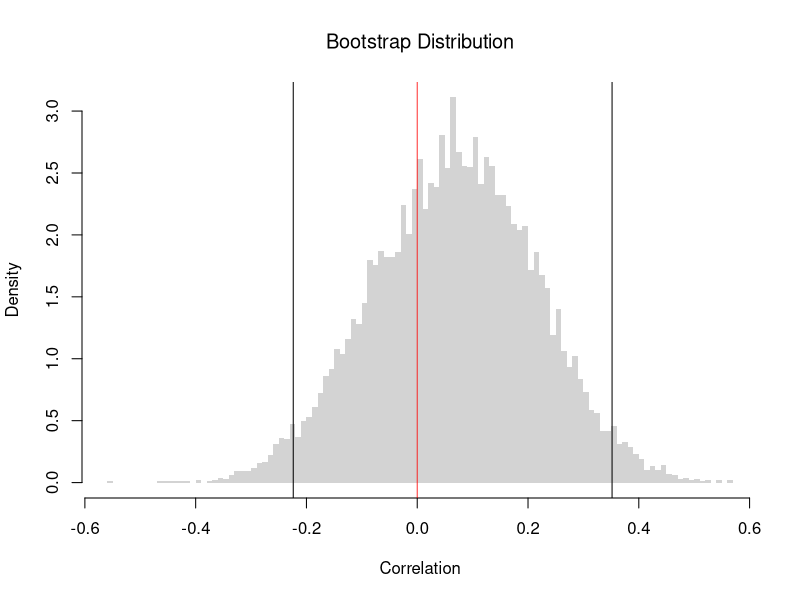
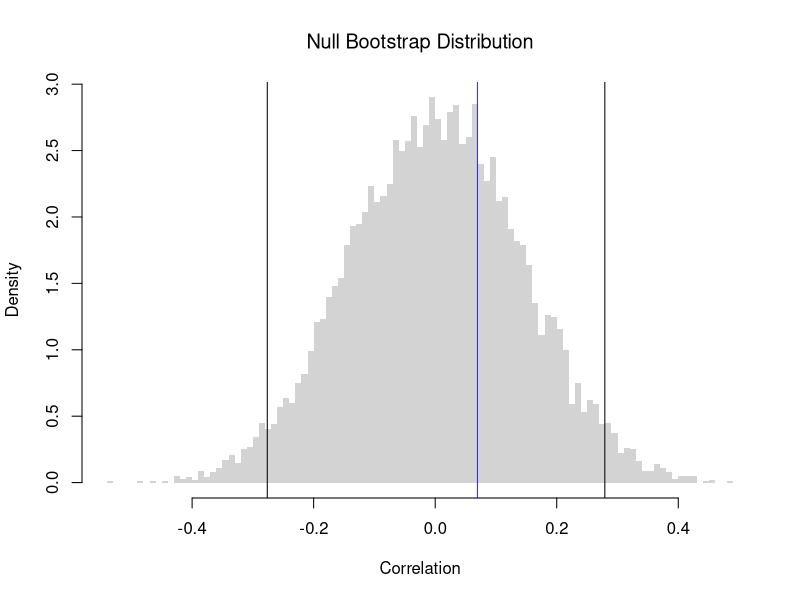
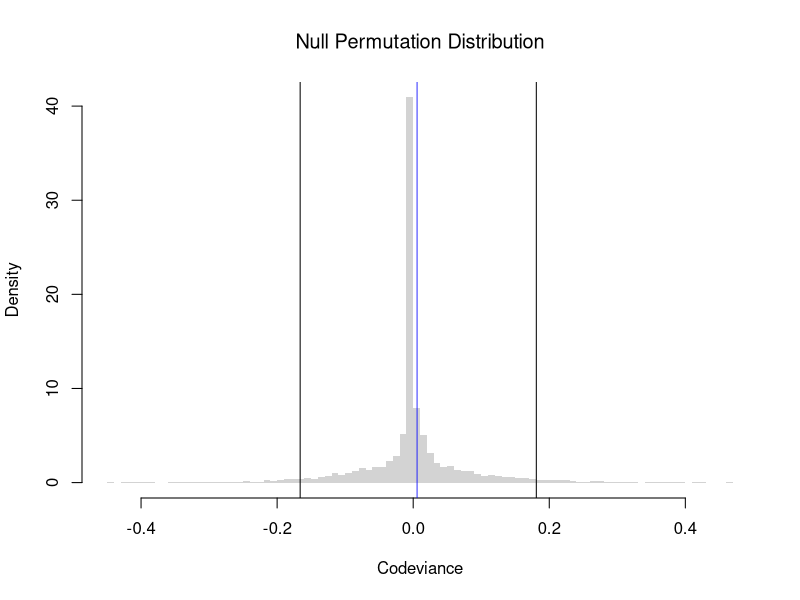
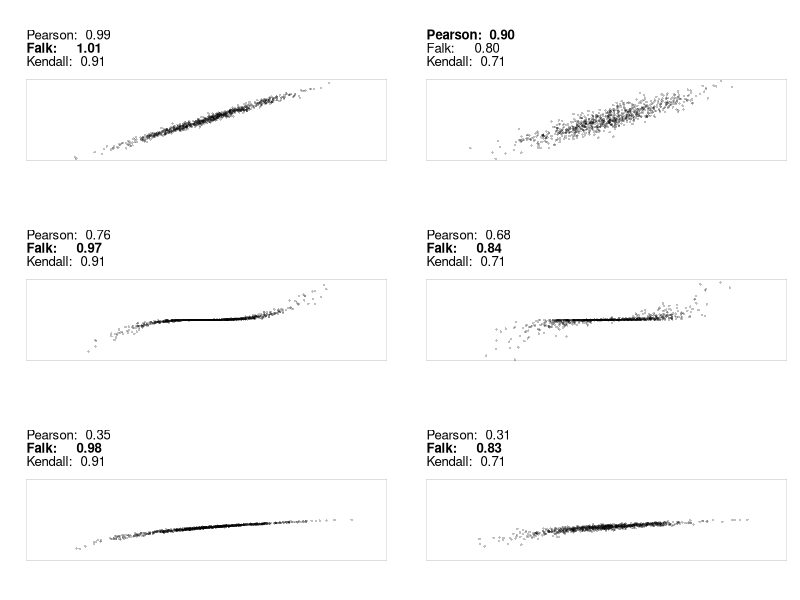
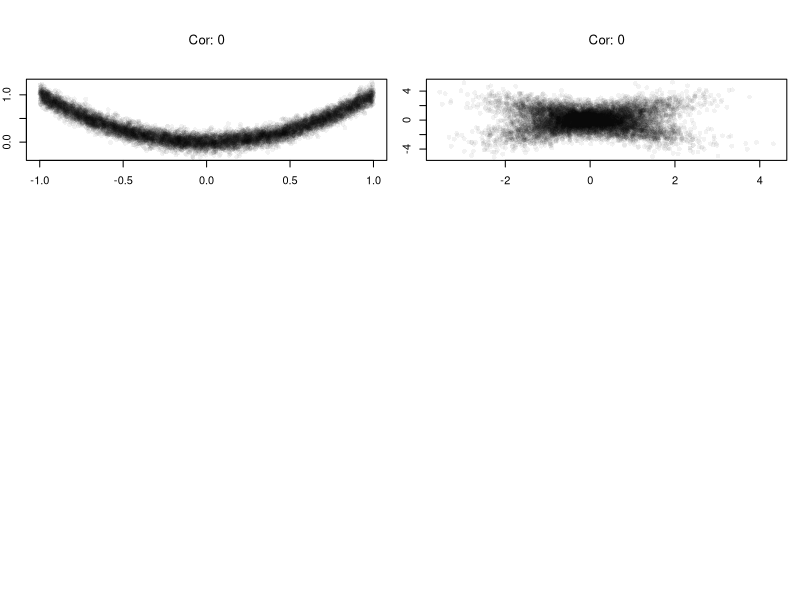
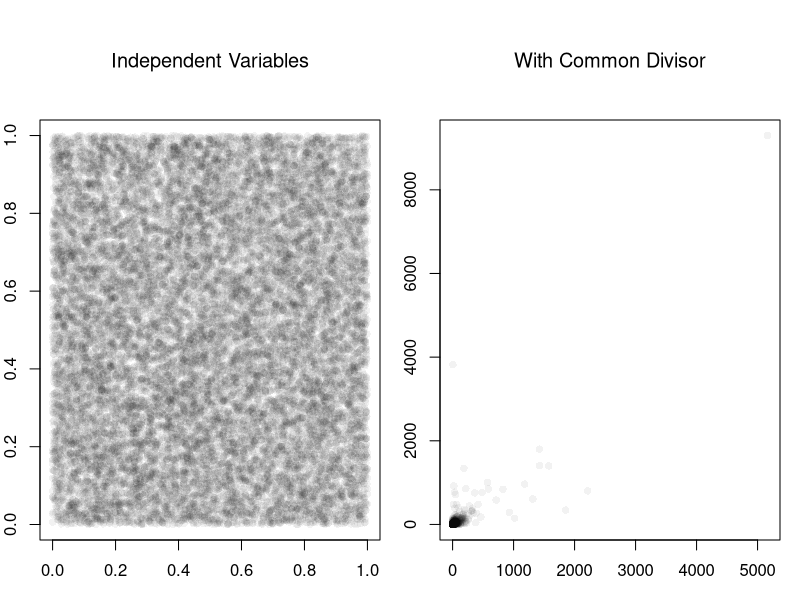
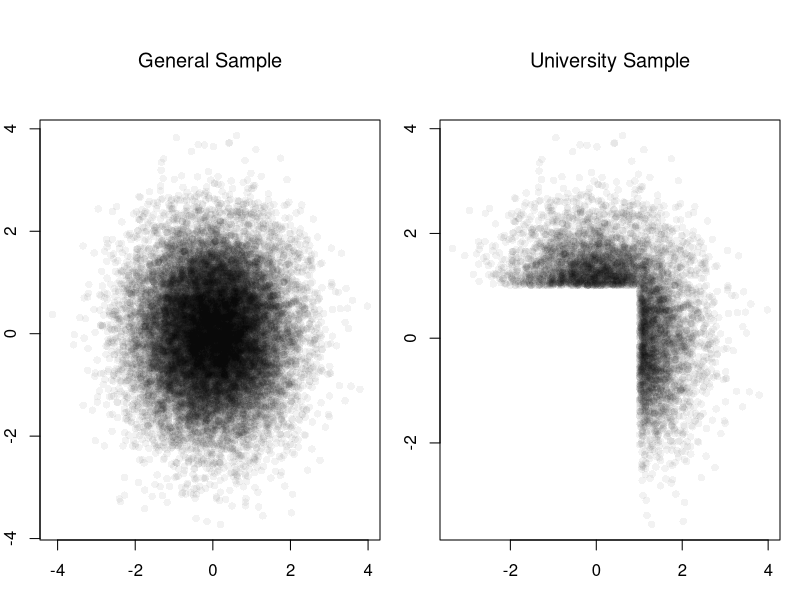
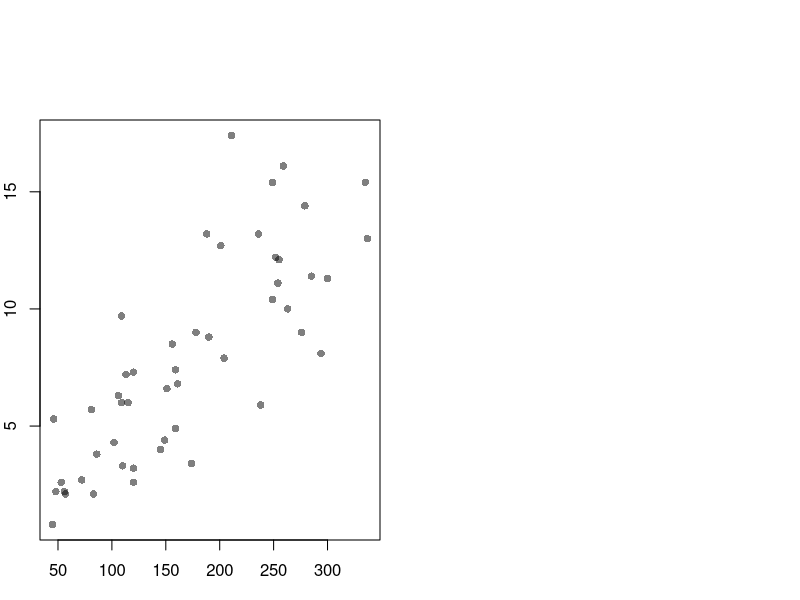

These figures' R source, in order:
## ---- chunk 1
# Create the Data
X <- c(0, 1, 2)
X
Y <- c(0.1, 0.3, 0.2)
Y

# Compute the Means
mX <- mean(X)
mY <- mean(Y)

# Compute the Deviances
dev_X <- X - mX
dev_Y <- Y - mY

# Compute the Covariance
cov_manual <-  sum(dev_X * dev_Y) / length(X)

# Compute the Standard Deviations
var_X <- sum(dev_X^2) / length(X)
sd_X <- sqrt(var_X)
var_Y <- sum(dev_Y^2) / length(Y)
sd_Y <- sqrt(var_Y)

# Compute the Correlation
cor_manual <- cov_manual / (sd_X * sd_Y)
cor_manual

# Verify with the built-in function
cor(X, Y)
## ---- chunk 2
# Load the Data
xy <- USArrests[, c('Murder', 'UrbanPop')]
xy_cor <- cor(xy[, 1], xy[, 2])
#plot(xy, pch=16, col=grey(0, .25))
    
# Bootstrap Distribution of Correlation
n <- nrow(xy)
bootstrap_cor <- rep(NA, 9999)
for(b in seq(bootstrap_cor) ){
    xy_b <- xy[sample(n, replace=T), ]
    xy_cor_b <- cor(xy_b[, 1], xy_b[, 2])
    bootstrap_cor[b] <- xy_cor_b
}
hist(bootstrap_cor, breaks=100,
    border=NA, freq=F,
    xlab='Correlation',
    main=NA)
title('Bootstrap Distribution', font.main=1)

## Test whether correlation is statistically different from 0
boot_ci <- quantile(bootstrap_cor, probs=c(0.025, 0.975))
abline(v=boot_ci)
abline(v=0, col=rgb(1, 0, 0, .8))
## ---- chunk 3
xy <- USArrests[, c('Murder', 'UrbanPop')]
xy_cor <- cor(xy[, 1], xy[, 2])
#plot(xy, pch=16, col=grey(0, .25))
    
# Null Bootstrap Distribution of Correlation
n <- nrow(xy)
null_bootstrap_cor <- rep(NA, 9999)
for(b in seq(null_bootstrap_cor) ){
    xy_b <- xy
    xy_b[, 'UrbanPop'] <- xy[sample(n, replace=T), 'UrbanPop'] ## Reshuffle X
    xy_cor_b <- cor(xy_b[, 1], xy_b[, 2])
    null_bootstrap_cor[b] <- xy_cor_b
}
hist(null_bootstrap_cor, breaks=100,
    border=NA, freq=F,
    xlab='Correlation',
    main=NA)
title('Null Bootstrap Distribution', font.main=1)

## Test whether correlation is statistically different from 0
boot_ci <- quantile(null_bootstrap_cor, probs=c(0.025, 0.975))
abline(v=boot_ci)
abline(v=xy_cor, col=rgb(0, 0, 1, .8))
## ---- chunk 4
codev <- function(xy) {
  # Compute medians for each column
  med <- apply(xy, 2, median)
  # Subtract the medians from each column
  xm <- sweep(xy, 2, med, '-')
  # Compute CoDev
  CoDev <- median(xm[, 1] * xm[, 2])
  # Compute the medians of absolute deviation
  MadProd <- prod( apply(abs(xm), 2, median) )
  # Return the robust correlation measure
  return( CoDev / MadProd)
}
xy_codev <- codev(xy)
xy_codev
## ---- chunk 5
xy <- USArrests[, c('Murder', 'UrbanPop')]
xy_cor <- cor(xy[, 1], xy[, 2])
#plot(xy, pch=16, col=grey(0, .25))
    
# Null Permutation Distribution of Codeviance
n <- nrow(xy)
null_permutation_codev <- rep(NA, 9999)
for(b in seq(null_permutation_codev) ){
    xy_b <- xy
    xy_b[, 'UrbanPop'] <- xy[sample(n, replace=F), 'UrbanPop'] ## Reshuffle X
    xy_codev_b <- codev(xy_b)
    null_permutation_codev[b] <- xy_codev_b
}
hist(null_permutation_codev, breaks=100,
    border=NA, freq=F,
    xlab='Codeviance',
    main=NA)
title('Null Permutation Distribution', font.main=1)

## Test whether correlation is statistically different from 0
abline(v=quantile(null_permutation_codev, probs=c(0.025, 0.975)))
abline(v=xy_codev, col=rgb(0, 0, 1, .8))
## ---- chunk 6
xy <- USArrests[, c('Murder', 'UrbanPop')]
xy[, 1] <- rank(xy[, 1] )
xy[, 2] <- rank(xy[, 2] )
# plot(xy, pch=16, col=grey(0, .25))
KT <- cor(xy[, 1], xy[, 2], method = 'kendall')
round(KT, 3)
## ---- chunk 7
xy <- USArrests[, c('Murder', 'UrbanPop')]
KT <- cor(xy[, 1], xy[, 2], method='kendall')
## ---- chunk 8
#| fig-width: 8
#| fig-height: 8
## https://commons.wikimedia.org/wiki/File:Correlation_examples2.svg

MyPlot <- function(xy, xlim = c(-4, 4), ylim = c(-3, 3)) {
   plot(xy, main = NA, xlab = '', ylab = '',
        col = grey(0, .25), pch=16, cex=.5,
        xaxt = 'n', yaxt = 'n', bty = 'n',
        xlim = xlim, ylim = ylim)
    box(lwd=.1)
    
    cor1 <- cor(xy[, 1], xy[, 2])
    cor2 <- codev(xy)
    cor3 <- cor(xy[, 1], xy[, 2], method='kendall')
    cors <- c(cor1, cor2, cor3)
    
    #cor3 <- abs(generalCorr::gmcmtx0( xy[, c(1, 2)])[2])
    #cor4 <- Rfast::dcor( xy[, 1], xy[, 2])[[4]]
    #cor5 <- XICOR::xicor( xy[, 1], xy[, 2]) ## cor( xy[, 1], xy[, 2], method='kendall') 

    fm <- cors*0 + 1
    fm[which.max(abs(cors))] <- 2
    title(paste0('Pearson:  ',  formatC(cor1, digits=2, format='f')),
        line=3, adj=0, font.main=fm[1])
    title(paste0('Falk:     ',  formatC(cor2, digits=2, format='f')),
        line=2, adj=0, font.main=fm[2])    
    title(paste0('Kendall:  ',  formatC(cor3, digits=2, format='f')),
        line=1, adj=0, font.main=fm[3])
}

MvNormal <- function(n = 1000, cor, f) {
   for (i in cor) {
      sd = matrix(c(1, i, i, 1), ncol = 2)
      x = mvtnorm::rmvnorm(n, c(0, 0), sd)
      x[, 2] <- f(x[, 2])
      MyPlot(x)
   }
}

output <- function() {
   par(mfrow = c(3, 2), oma = c(0, 0, 0, 0), mar=c(3, 2, 6, 1))
   cor <- c(0.99, 0.9)
   MvNormal(800, cor, function(y){y});
   MvNormal(800, cor, function(y){(y/2)^3});
   MvNormal(800, cor, function(y){log( (y-min(y)+.Machine[['double.eps']])/(max(y)-min(y)) ) });
}
output()
## ---- chunk 9
xy <- USArrests[, c('Murder', 'UrbanPop')]
xy[, 1] <- cut(xy[, 1], 3)
xy[, 2] <- cut(xy[, 2], 4)
table(xy)

CV <- function(xy){
    # Create a contingency table from the categorical variables
    tbl <- table(xy)
    # Compute the chi-square statistic (without Yates' continuity correction)
    chi2 <- chisq.test(tbl, correct=FALSE)[['statistic']]
    # Total sample size
    n <- sum(tbl)
    # Compute the minimum degrees of freedom (min(rows-1, columns-1))
    df_min <- min(nrow(tbl) - 1, ncol(tbl) - 1)
    # Calculate Cramer's V
    V <- sqrt((chi2 / n) / df_min)
    return(V)
}
CV(xy)

# DescTools::CramerV( table(xy) )
## ---- chunk 10
set.seed(123)
n <- 10000

# X causes Y via Y = X^2 + noise
X <- runif(n, min = -1, max = 1)
epsilon <- rnorm(n, mean = 0, sd = 0.1)
Y <- X^2 + epsilon  # clear causal effect of X on Y
plot(X, Y, pch=16, col=grey(0, .05),
    main=NA, xlab='X', ylab='Y')

# Correlation over the entire range
title( paste0('Cor: ', round( cor(X, Y), 1) ) ,
    font.main=1)
## ---- chunk 11
# Heterogeneous Effects
X <- rnorm(n) # Randomized 'treatment'

# Heterogeneous effects based on group
group <- rbinom(n, size = 1, prob = 0.5)
epsilon <- rnorm(n, mean = 0, sd = 1)
Y <- ifelse(group == 1,
            X + epsilon,   # positive effect
            -X + epsilon)  # negative effect
plot(X, Y, pch=16, col=grey(0, .05),
    main=NA, xlab='X', ylab='Y')

# Correlation in the pooled sample
title( paste0('Cor: ', round( cor(X, Y), 1) ),
    font.main=1 )
## ---- chunk 12
set.seed(123)
n <- 20000

# Independent components
A <- runif(n)
B <- runif(n)
C <- runif(n)
par(mfrow=c(1, 2))
plot(A, B, pch=16, col=grey(0, .05),
    main=NA, xlab='A', ylab='B')
title('Independent Variables', font.main=1)

# Ratios with a shared denominator
X <- A / C
Y <- B / C
plot(X, Y, pch=16, col=grey(0, .05),
    main=NA, xlab='X', ylab='Y')
title('With Common Divisor', font.main=1)

# Correlation
cor(X, Y)
## ---- chunk 13

# Independent traits in the population
test_score        <- rnorm(n, mean = 0, sd = 1)
extracurriculars  <- rnorm(n, mean = 0, sd = 1)

# Selection above thresholds
threshold <- 1.0
admitted <- (test_score > threshold) | (extracurriculars > threshold)
mean(admitted)  # admission rate

par(mfrow = c(1, 2))
# Full population
plot(test_score, extracurriculars,
     pch=16, col=grey(0, .05),
     main=NA, xlab='Test Score', ylab='Extracurriculars')
title('General Sample', font.main=1)
# Admitted only
plot(test_score[admitted], extracurriculars[admitted],
     pch=16, col=grey(0, .05),
     main=NA, xlab='Test Score', ylab='Extracurriculars')
title('University Sample', font.main=1)
# Correlation among admitted applicants only
cor(test_score[admitted], extracurriculars[admitted])
## ---- chunk 14
plot(Murder ~ Assault, USArrests, pch=16, col=grey(0, .5),
    main=NA, xlab='Assault Arrests', ylab='Murder Arrests')
